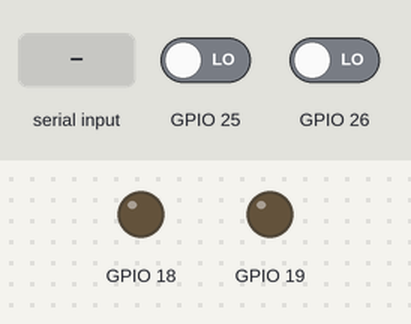
Simulated run of this sketch. Board: ESP32. Shown: output pins drawn as LEDs (lit = HIGH). The test bench sets the inputs (shaded band); at power-on: GPIO 25 LOW, GPIO 26 LOW. Nothing arrives over Bluetooth unless stated; what the sketch prints to the serial monitor is not drawn.

Above: at 1.2 s.
1.3 s: "r" received over the second serial link
At 1.6 s:
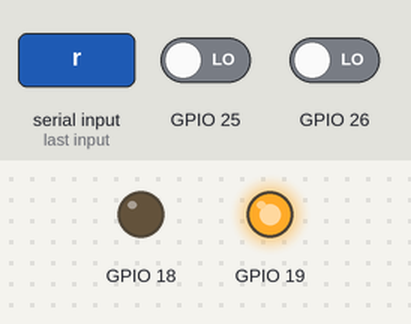
2.8 s: "l" received over the second serial link
At 3.1 s:
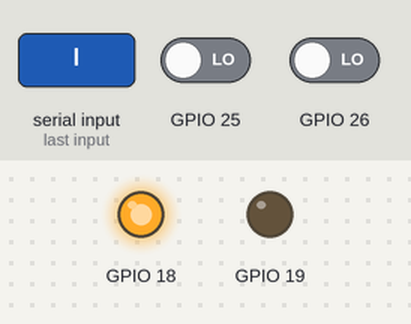
4.3 s: "o" received over the second serial link
At 5.7 s:
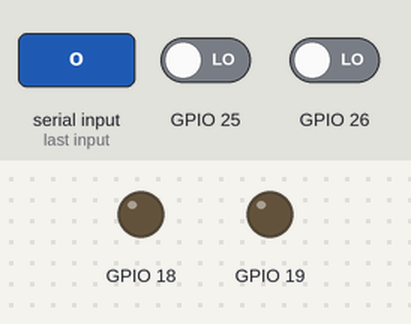
Timing chart, 0 to 7.3 s (numbered marks = the images above; inputs shaded):
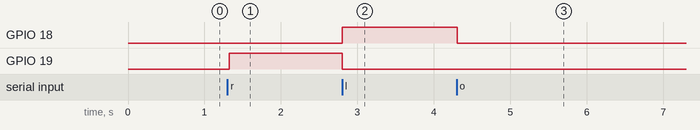

The sketch:

test_LED.ino
```cpp
#include <BluetoothSerial.h>
#include <SPI.h>
#include "LedMatrix.h"
#include "BluetoothSerial.h"
#define NUMBER_OF_DEVICES 4 //number of led matrix connect in series
#define CS_PIN 15
#define CLK_PIN 14
#define MISO_PIN 2 //we do not use this pin just fill to match constructor
#define MOSI_PIN 12

#if !defined(CONFIG_BT_ENABLED) || !defined(CONFIG_BLUEDROID_ENABLED)
#error Bluetooth is not enabled! Please run `make menuconfig` to and enable it
#endif

int FLASH = 0;
char DIR = 'o';
char IN = ' ';
int ACTIVE = 0;
//LedMatrix ledMatrix = LedMatrix(NUMBER_OF_DEVICES, CLK_PIN, MISO_PIN, MOSI_PIN, CS_PIN);
BluetoothSerial SerialBT;

void setup() {
  pinMode(19,OUTPUT);
  pinMode(18,OUTPUT);
  digitalWrite(18,LOW);
  digitalWrite(19,LOW);
  pinMode(25,INPUT);
  pinMode(26,INPUT);
  //ledMatrix.init();
  Serial.begin(115200);
  SerialBT.begin("ESP32test"); //Bluetooth device name
  Serial.println("The device started, now you can pair it with bluetooth!");

}

void loop() {
//  if (Serial.available()) {
//    SerialBT.write(Serial.read());
//    //DIR = Serial.read();
//  }
//  if (SerialBT.available()) {
//    Serial.write(SerialBT.read());
//  }

IN = SerialBT.read();

if(IN == 'r' || IN == 'o' || IN == 'l')
{
  DIR = IN;


}
if(ACTIVE == 1 && (IN == 'r' || IN == 'l'))
{
  digitalWrite(19,!digitalRead(19));
  digitalWrite(18,!digitalRead(18));
}
if(IN == 'r' && ACTIVE == 0)
{
  ACTIVE = 1;
  digitalWrite(19,HIGH);
  digitalWrite(18,LOW);
}
if(IN == 'l' && ACTIVE == 0)
{
  ACTIVE = 1;
  digitalWrite(18,HIGH);
  digitalWrite(19,LOW);

}
if(IN == 'o')
{
  digitalWrite(18,LOW);
  digitalWrite(19,LOW);
  ACTIVE = 0;
}

if(digitalRead(25) == HIGH)
{
  digitalWrite(18,LOW);
  digitalWrite(19,LOW);
  ACTIVE = 0;
  DIR = 'o';
  SerialBT.write('x');
  SerialBT.write(13);
  SerialBT.flush();
}
if(digitalRead(26) == HIGH)
{
  ACTIVE = 0;
  digitalWrite(19,LOW);
  digitalWrite(18,LOW);
  DIR = 'o';
  SerialBT.write('x');
  SerialBT.write(13);
  SerialBT.flush();
}

//  ledMatrix.clear();
////  ledMatrix.setPixel(5,5);
////
////  ledMatrix.setPixel(0,0);
////
////  ledMatrix.setPixel(-5,-5);
//
//  if(FLASH == 0)
//  {
//   if(DIR == 'r')
//   {
//      ledMatrix.setText("   >");
//      ledMatrix.setTextAlignment(TEXT_ALIGN_LEFT);
//      ledMatrix.scrollTextRight();
//      ledMatrix.scrollTextRight();
//      ledMatrix.scrollTextRight();
//      ledMatrix.scrollTextRight();
//      ledMatrix.scrollTextRight();
//      ledMatrix.drawText();
//      ledMatrix.commit();
//   }
//   else if(DIR == 'l')
//   {
//      ledMatrix.setText("<");
//      ledMatrix.setTextAlignment(TEXT_ALIGN_LEFT);
//      ledMatrix.drawText();
//      ledMatrix.commit();
//   }
//   else
//   {
//      ledMatrix.setText(" ");
//      ledMatrix.setTextAlignment(TEXT_ALIGN_LEFT);
//      ledMatrix.drawText();
//      ledMatrix.commit();
//   }
//   FLASH = 1;
//
//  }
//  else
//  {
//  ledMatrix.setText(" ");
//  ledMatrix.setTextAlignment(TEXT_ALIGN_LEFT);
//  ledMatrix.drawText();
//  ledMatrix.commit();
//  FLASH = 0;
//  }
//
//
////    ledMatrix.scrollTextLeft();
//////
////    ledMatrix.drawText();
////    ledMatrix.commit();
  delay(30);
}
```

Measured:
- after the input at 1.3 s, GPIO 19: LOW → HIGH at once
- after the input at 2.8 s, GPIO 18: LOW → HIGH at once; GPIO 19: HIGH → LOW at once
- after the input at 4.3 s, GPIO 18: HIGH → LOW at once
